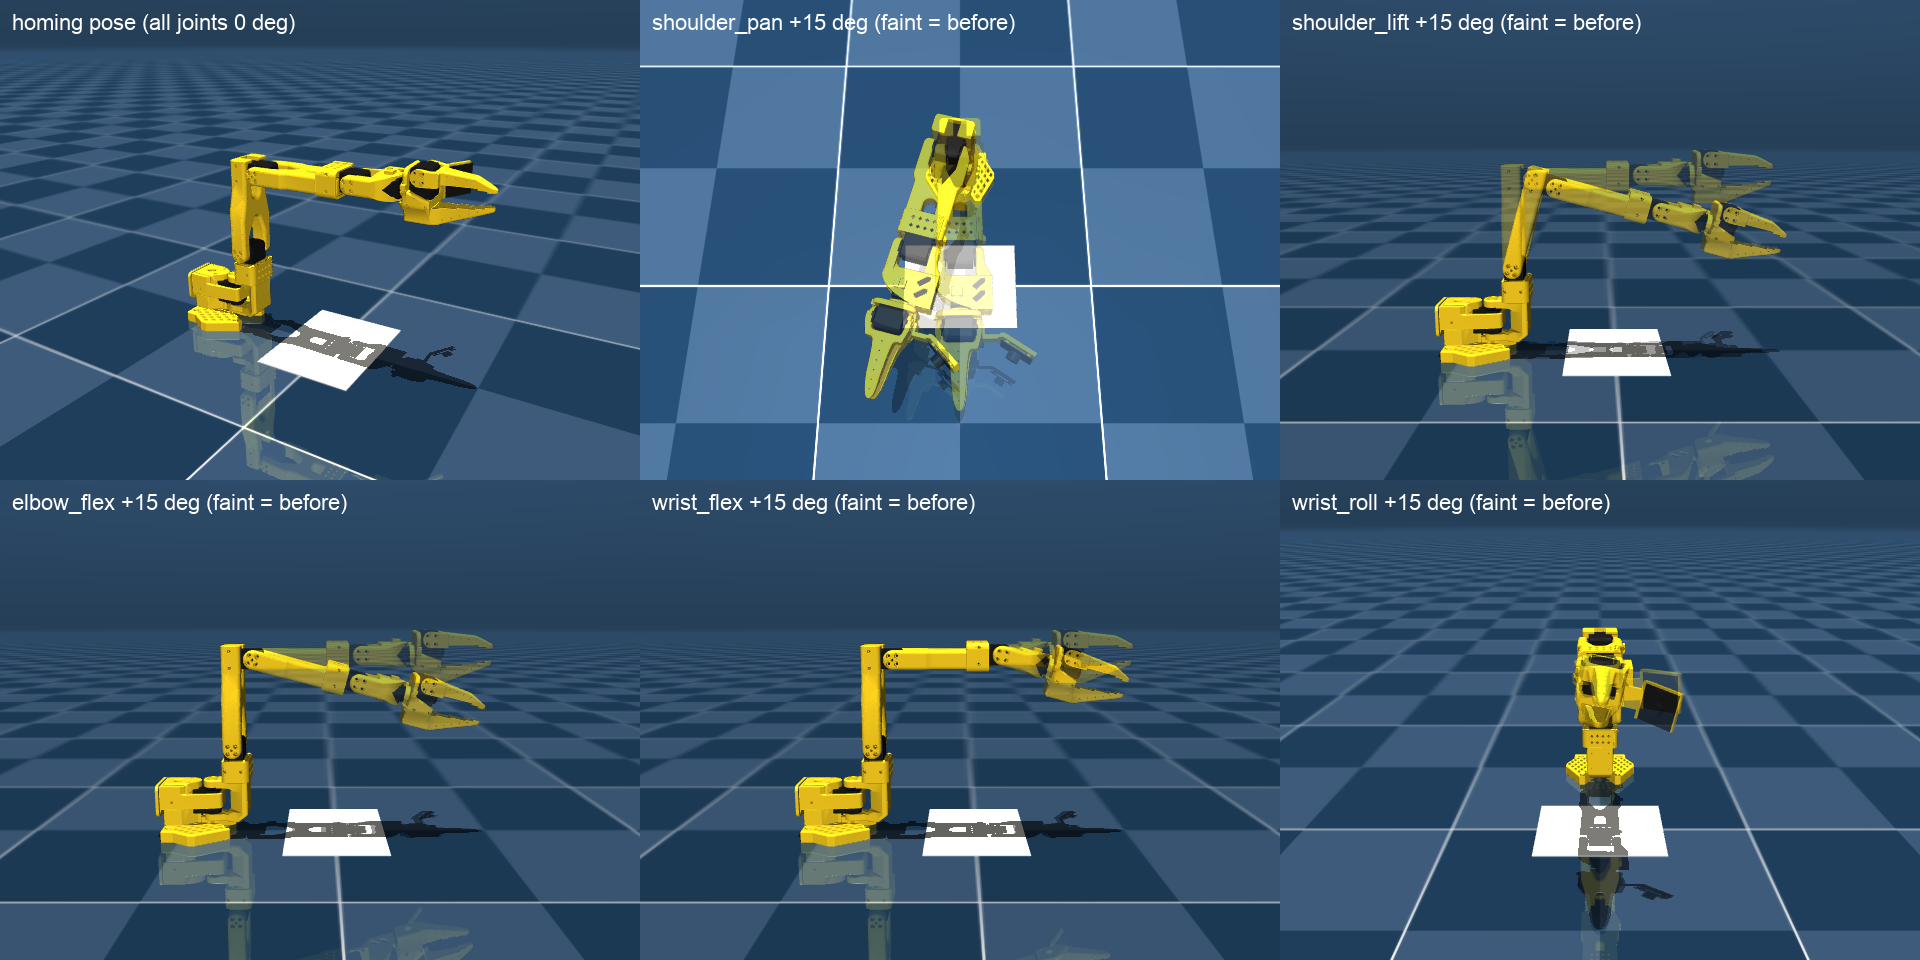

The Python source for this figure:
"""Render sign_check.png: what +15 degrees on each arm joint looks like from LeRobot's homing pose.

Each panel blends the homing pose (faint) with the joint at +15 degrees (solid), so on the real arm
you can see whether a +10 degree command moves the same way. Model zero = LeRobot's homing L pose.
"""
from pathlib import Path

import mujoco
import numpy as np
from PIL import Image, ImageDraw, ImageFont

import penlib as pl

HERE = Path(__file__).parent
VIEWS = {  # azimuth, elevation per joint: pick the angle where the motion is obvious
    "shoulder_pan": (180, -70), "shoulder_lift": (90, -10), "elbow_flex": (90, -10),
    "wrist_flex": (90, -10), "wrist_roll": (180, -20),
}


def render(m, d, renderer, q, az, el):
    d.qpos[:] = 0
    d.qpos[:pl.ARM] = q
    mujoco.mj_forward(m, d)
    cam = mujoco.MjvCamera()
    cam.lookat[:] = [0.18, 0.0, 0.15]
    cam.distance, cam.azimuth, cam.elevation = 0.75, az, el
    renderer.update_scene(d, camera=cam)
    return Image.fromarray(renderer.render())


def main():
    m = pl.build_model(offscreen=(640, 480))
    d = mujoco.MjData(m)
    renderer = mujoco.Renderer(m, height=480, width=640)
    font = ImageFont.truetype("/System/Library/Fonts/Supplemental/Arial.ttf", 22)
    panels = []
    home = render(m, d, renderer, np.zeros(pl.ARM), 120, -20)
    ImageDraw.Draw(home).text((12, 10), "homing pose (all joints 0 deg)", fill="white", font=font)
    panels.append(home)
    for j, name in enumerate(pl.ARM_JOINTS):
        az, el = VIEWS[name]
        q = np.zeros(pl.ARM)
        base = render(m, d, renderer, q, az, el)
        q[j] = np.deg2rad(15)
        moved = render(m, d, renderer, q, az, el)
        img = Image.blend(base, moved, 0.65)
        ImageDraw.Draw(img).text((12, 10), f"{name} +15 deg (faint = before)", fill="white", font=font)
        panels.append(img)
    sheet = Image.new("RGB", (640 * 3, 480 * 2), "black")
    for i, p in enumerate(panels):
        sheet.paste(p, ((i % 3) * 640, (i // 3) * 480))
    sheet.save(HERE / "sign_check.png")
    print("saved", HERE / "sign_check.png")


if __name__ == "__main__":
    main()
